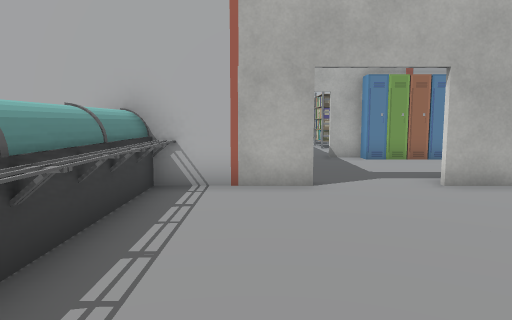
view 1 (above)

23 first-person views from a walk through a scene from a Unity 3-D project. The camera is 1.2 m above the floor, tilts 6° down and sees 70° across. Doors are open. The floor is counted in squares, 1 m on a side. Each view is taken from the middle of a square. On the plan, view 1 faces up. The plan holds only what a view shows up to about 15 squares ahead; the rest is blank. The place goes on beyond the plan. Some animated figures are not drawn. Some surface patterns are stand-ins.

view 2
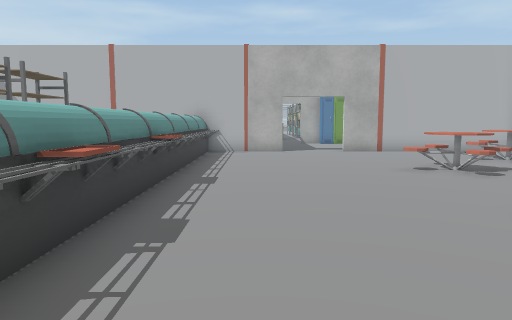

view 3
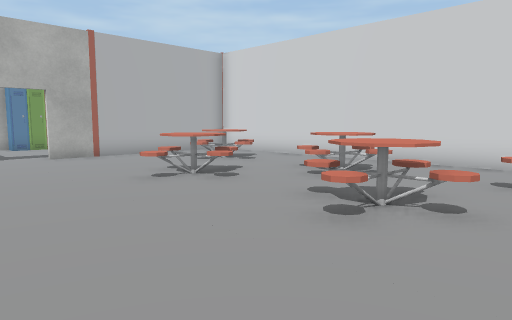

view 4
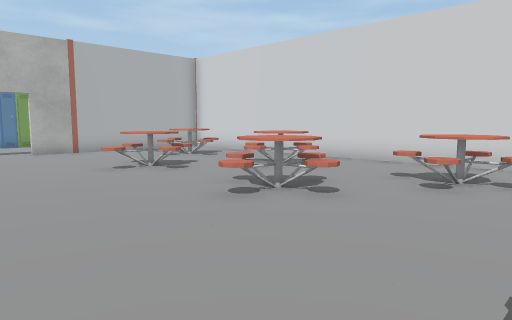

view 5
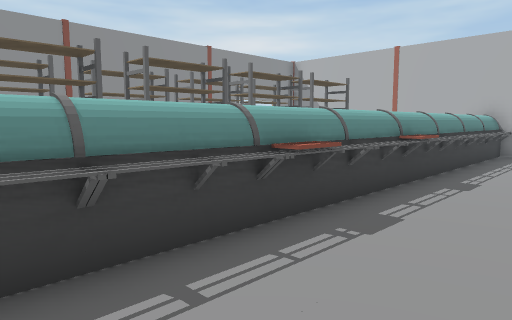

view 6
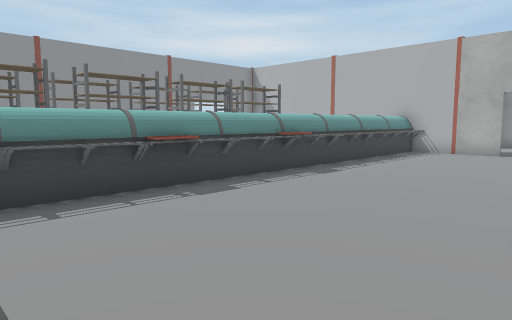

view 7
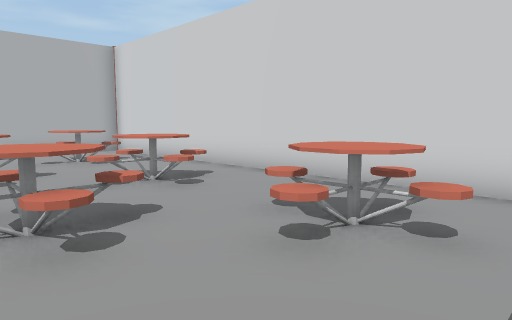

view 8
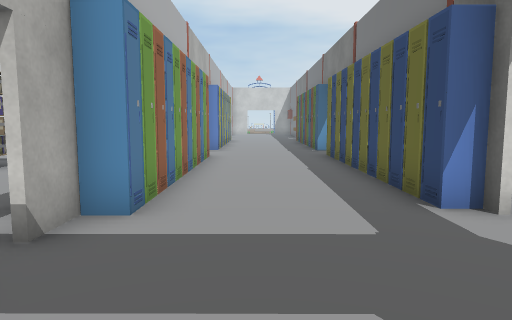

view 9
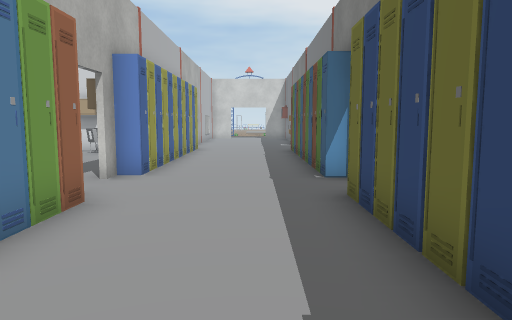

view 10
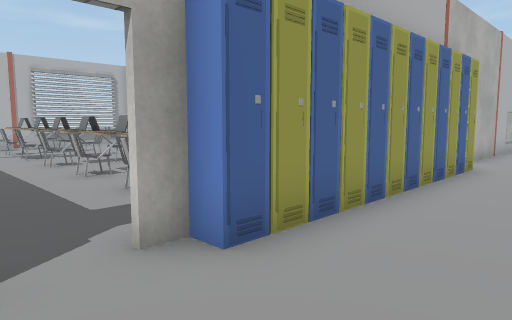

view 11
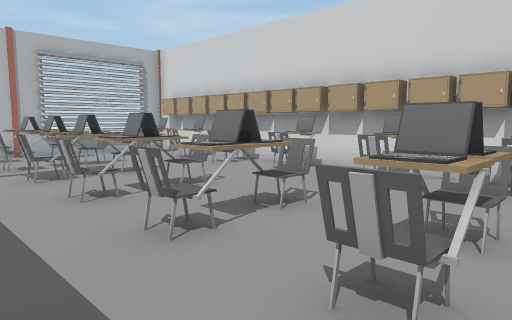

view 12
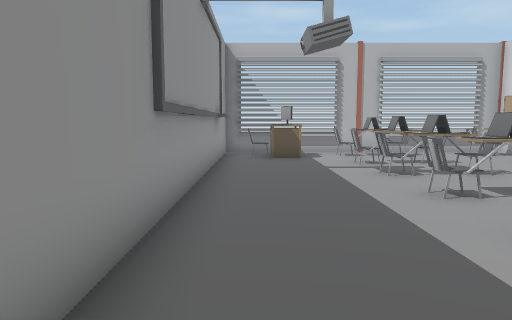

view 13
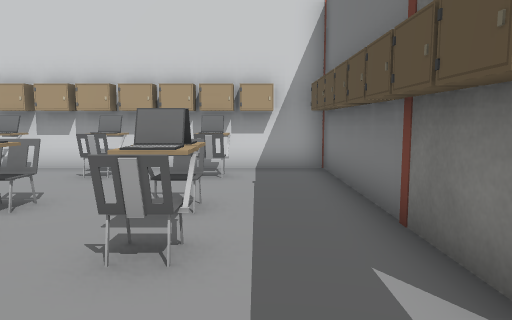

view 14
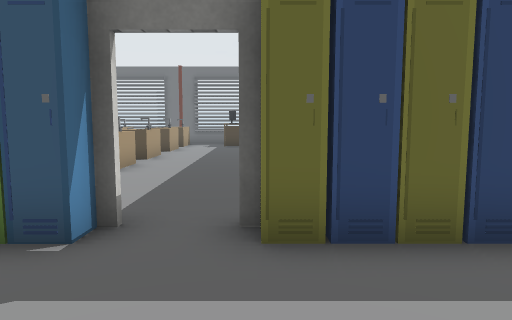

view 15
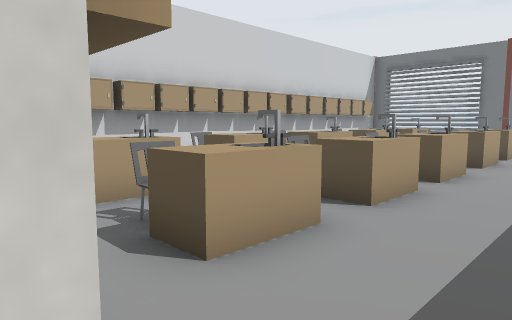

view 16
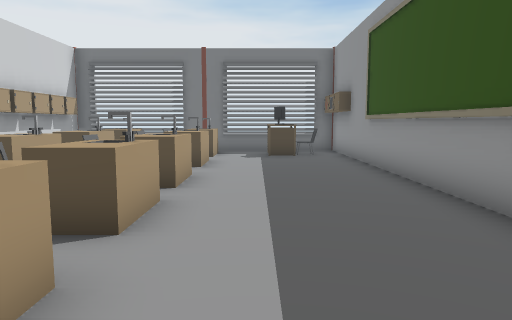

view 17
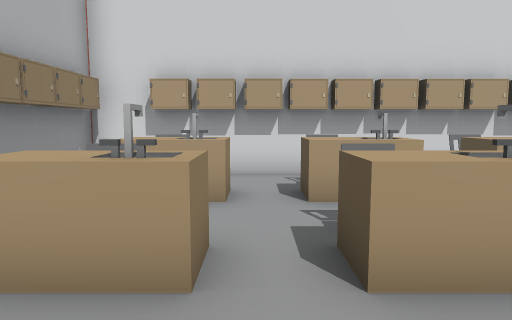

view 18
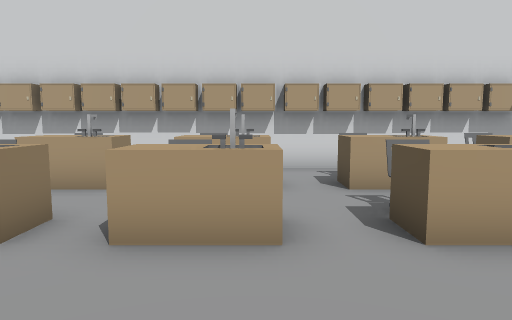

view 19
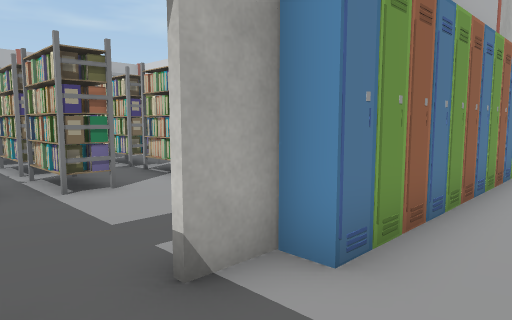

view 20
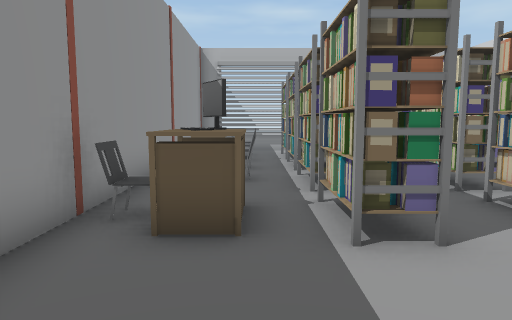

view 21
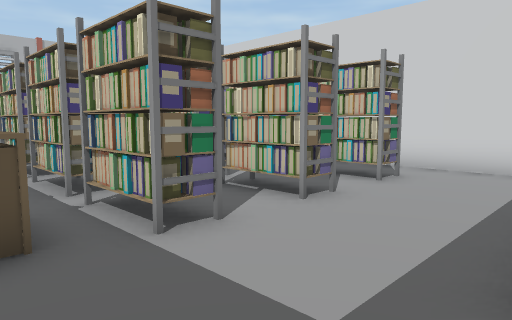

view 22
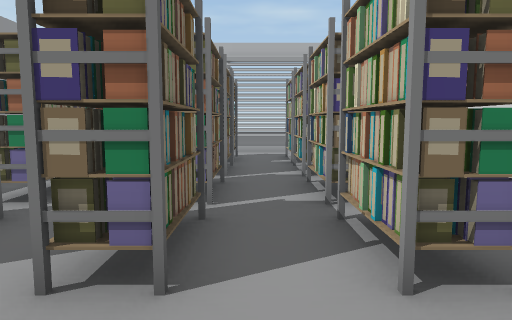

view 23
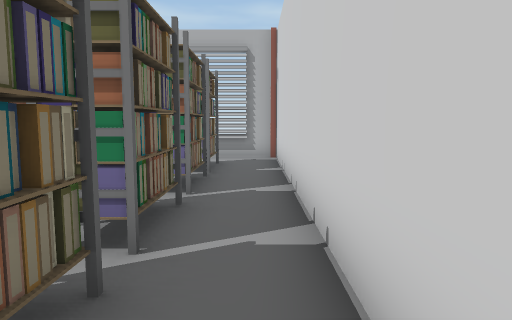

### Floor plan
Key: @ floor where view 1 was taken; # wall or solid block; . main floor; : floor 1 m higher than the main floor; = window, fence, low wall or low ledge; L locker; T table; R rack; C chair; A laptop; M computer; O other object.
Columns run from 9 left of view 1 to 22 right of it. Each row starts with its distance up from view 1.
 28          # ==  #===####=###==###
 27          # ..  .....#OO.CC ..OL
 26          #O.RR R.RR.#.T..O....L#
 25          #OORR R.RR.#...CCO..CL#
 24          #OOR  R.RR.#.....C..CL#
 23          #O.RR R.RR.#....C....L#
 22          #O.R  R.RR.#...C:C..OL#
 21          #CCRR R.RR.#....AA...L#
 20          #CCRR.R.RR.#...CCO..CL#
 19          #..R..R.RR.#....A....L#
 18          COMRR.R.RR.#...CA...CL#
 17          #TTRR.R.RR.#...CA...CL#
 16          #..........#.........L#
 15           ..........# ..CAC..CL#
 14            ........  .........L
 13           ...         .LLLLLLLL#
 12            .#LLLLLLLL#.LLLLLLLLL
 11           ......................
 10         . .....................
  9           .....................
  8           .....................
  7     #######..LLLLLLLLL.LLL LLLL
  6       OO............ ......
  5       OO.........T..#....TC.TOL#
  4       OO........TTT.#....T..T.L#
  3  R R  OO........TTT.#.........L#
  2 RR R  OO......T..T..#....TO.TCL#
  1 RR R  OO.....TTT....#....T..T L#
  0 RR R  OO.@....T..T..#.......  L#
 -1 RR R  OO........TTT.#....TC.TCL#
 -2  R R  OO......T..T..#....T..T.L#
 -3 RR R  OO.....TTT....#.........L#
 -4 RR R  OO.....TTT....#....TC.TOL#
 -5  R R  OO......T..T..#....T  T L#
 -6 RR R  OO........TTT.#....     L#
 -7    R  OO.........T..LOM..TO TCL
 -8       OO ..  .      O T..T  T L

Where each view was taken, in squares from view 1:
view 1: 0 up, 0 right, facing up
view 2: 8 down, 0 right, facing up
view 3: 6 down, 0 right, facing up-right
view 4: 8 down, 0 right, facing up-right
view 5: 8 down, 1 right, facing up-left
view 6: 8 down, 4 right, facing up-left
view 7: 8 down, 4 right, facing up-right
view 8: 10 up, 1 left, facing right
view 9: 9 up, 6 right, facing right
view 10: 9 up, 12 right, facing up-right
view 11: 14 up, 13 right, facing up-right
view 12: 14 up, 12 right, facing up
view 13: 14 up, 12 right, facing right
view 14: 11 up, 12 right, facing down
view 15: 7 up, 13 right, facing down-right
view 16: 6 up, 14 right, facing down
view 17: 3 up, 13 right, facing right
view 18: 2 down, 12 right, facing right
view 19: 10 up, 1 right, facing up-right
view 20: 13 up, 2 right, facing up
view 21: 13 up, 1 right, facing up-right
view 22: 14 up, 7 right, facing up
view 23: 16 up, 10 right, facing up
